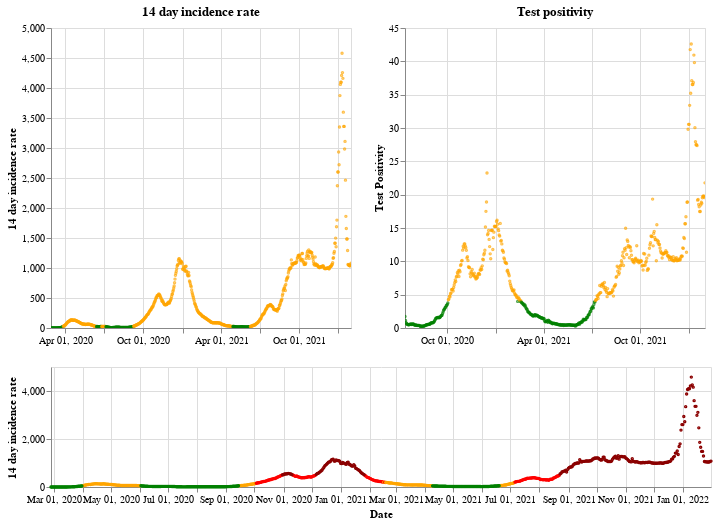

The code cell stored with this chart in its notebook:
### Markdown cell above
## Wales

### Code cell
plot_traffic_light('Wales')

### Figure 1 — Vega-Lite specification as saved in the notebook (floating-point values rounded to 4 significant figures; data arrays with more than 128 entries replaced by an {"elided": "..."} marker saying what was removed)
{"config": {"view": {"continuousWidth": 400, "continuousHeight": 300}}, "vconcat": [{"hconcat": [{"mark": {"type": "point", "size": 2}, "encoding": {"color": {"condition": {"value": "green", "test": "(datum.twoWeeklyCasesRate <= 25)"}, "value": "orange"}, "tooltip": [{"type": "nominal", "field": "areaName"}, {"type": "temporal", "field": "date"}, {"type": "quantitative", "field": "twoWeeklyCasesRate"}, {"type": "quantitative", "field": "testPositivity"}], "x": {"type": "temporal", "axis": {"title": ""}, "field": "date", "scale": {"domain": {"selection": "DateBrush"}}, "timeUnit": "yearmonthdate"}, "y": {"type": "quantitative", "axis": {"title": "14 day incidence rate"}, "field": "twoWeeklyCasesRate"}}, "title": "14 day incidence rate", "width": 300}, {"mark": {"type": "point", "size": 2}, "encoding": {"color": {"condition": {"value": "green", "test": "(datum.testPositivity <= 4)"}, "value": "orange"}, "tooltip": [{"type": "nominal", "field": "areaName"}, {"type": "temporal", "field": "date"}, {"type": "quantitative", "field": "twoWeeklyCasesRate"}, {"type": "quantitative", "field": "testPositivity"}], "x": {"type": "temporal", "axis": {"title": ""}, "field": "date", "scale": {"domain": {"selection": "DateBrush"}}, "timeUnit": "yearmonthdate"}, "y": {"type": "quantitative", "axis": {"title": "Test Positivity"}, "field": "testPositivity"}}, "title": "Test positivity", "width": 300}]}, {"layer": [{"mark": {"type": "point", "size": 2}, "encoding": {"color": {"condition": {"value": "orange", "test": "(((datum.testPositivity < 4) && (datum.twoWeeklyCasesRate >= 50)) && (datum.twoWeeklyCasesRate < 200))"}, "value": "red"}, "opacity": {"condition": {"value": 1, "test": "((datum.twoWeeklyCasesRate >= 50) && (datum.twoWeeklyCasesRate < 500))"}, "value": 0}, "tooltip": [{"type": "nominal", "field": "areaName"}, {"type": "temporal", "field": "date"}, {"type": "quantitative", "field": "twoWeeklyCasesRate"}, {"type": "quantitative", "field": "testPositivity"}], "x": {"type": "temporal", "axis": {"title": "Date"}, "field": "date", "timeUnit": "yearmonthdate"}, "y": {"type": "quantitative", "axis": {"title": "14 day incidence rate"}, "field": "twoWeeklyCasesRate"}}, "selection": {"DateBrush": {"type": "interval", "encodings": ["x"], "fields": ["Time"]}}}, {"mark": {"type": "point", "size": 2}, "encoding": {"color": {"value": "darkred"}, "opacity": {"condition": {"value": 1, "test": "(datum.twoWeeklyCasesRate >= 500)"}, "value": 0}, "tooltip": [{"type": "nominal", "field": "areaName"}, {"type": "temporal", "field": "date"}, {"type": "quantitative", "field": "twoWeeklyCasesRate"}, {"type": "quantitative", "field": "testPositivity"}], "x": {"type": "temporal", "axis": {"title": "Date"}, "field": "date", "timeUnit": "yearmonthdate"}, "y": {"type": "quantitative", "axis": {"title": "14 day incidence rate"}, "field": "twoWeeklyCasesRate"}}}, {"mark": {"type": "point", "size": 2}, "encoding": {"color": {"condition": {"value": "green", "test": "((datum.testPositivity < 4) && (datum.twoWeeklyCasesRate < 50))"}, "value": "orange"}, "opacity": {"condition": {"value": 1, "test": "(datum.twoWeeklyCasesRate < 50)"}, "value": 0}, "tooltip": [{"type": "nominal", "field": "areaName"}, {"type": "temporal", "field": "date"}, {"type": "quantitative", "field": "twoWeeklyCasesRate"}, {"type": "quantitative", "field": "testPositivity"}], "x": {"type": "temporal", "axis": {"title": "Date"}, "field": "date", "timeUnit": "yearmonthdate"}, "y": {"type": "quantitative", "axis": {"title": "14 day incidence rate"}, "field": "twoWeeklyCasesRate"}}}], "height": 120, "width": 660}], "data": {"name": "data-4ddaf30879c887e454648788e53396c1"}, "$schema": "https://vega.github.io/schema/vega-lite/v4.8.1.json", "datasets": {"data-4ddaf30879c887e454648788e53396c1": {"elided": "705 records"}}}
